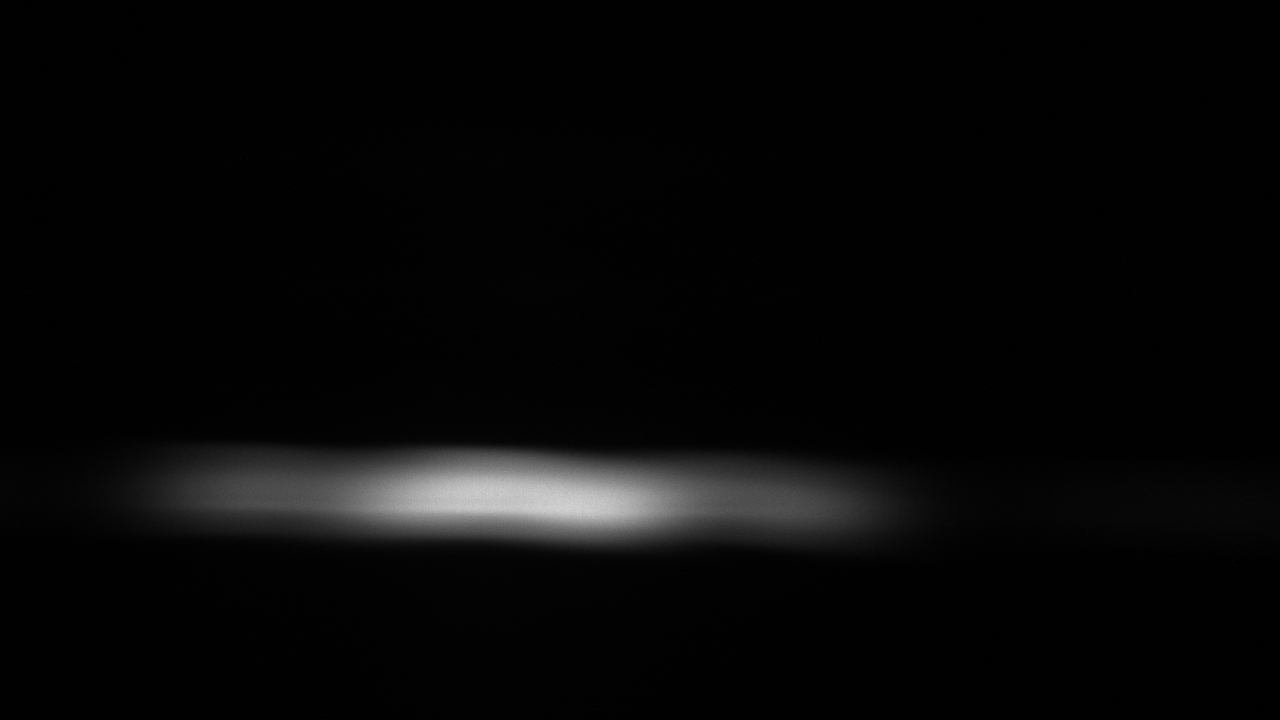
#> input picture 03_Interferometer/data/Versuch04/4_13.jpg, 1280 x 720 px, found by its file name; its folder holds only this picture in this run
$ python auswertung04.py
#> lines starting #> are read from the running program, lines starting #| are printed output that depends on the picture
### 03_Interferometer/lib.py
import cv2
import numpy as np
import matplotlib.pyplot as plt
from matplotlib.patches import Rectangle
from scipy.signal import find_peaks

def slit_measure_to_mm(measure:tuple, zero=0.15):
    turns, ticks = measure
    return turns*0.5 + ticks*0.01 - zero

# [65 lines left out: functions analyze_interference_image, clac_contrast, not called in this run]

### 03_Interferometer/auswertung04.py
import numpy as np
import os
import cv2
import matplotlib.pyplot as plt
from lib import slit_measure_to_mm
from matplotlib.patches import Rectangle
import scienceplots

plt.style.use('science')
plt.rcParams.update({'font.size': 14})

folder = "03_Interferometer/data/Versuch04/"
ROI = (50, 425, 950, 130)
slit_width = [(4,35), (3,5), (1,4)]
slit_width = np.array(list(map(slit_measure_to_mm, slit_width)))
delta_width = 0.1 #mm

d_dist = np.array([0.13, 0.23, 0.43]) #mm
lam = 0.000633 #mm
f1 = 300 #mm

image_files = sorted([
    f for f in os.listdir(folder)
    if f.lower().endswith((".jpg", ".jpeg", ".png"))
])

fig, axes = plt.subplots(1, 3, figsize=(10, 3))

for i, filename in enumerate(image_files):
    ax_img = axes[i]
    img = cv2.imread(os.path.join(folder, filename), cv2.IMREAD_GRAYSCALE)
#> img is the input picture: shape (720, 1280); min 0, max 213, mean 7.5

    # ROI & Profil
    x, y, w, h = ROI
    roi = img[y:y+h, x:x+w] #type: ignore
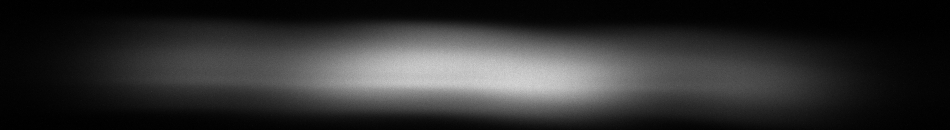
#> roi: shape (130, 950); min 0, max 213, mean 46.8

    ax_img.imshow(img, cmap="gray", aspect="auto")
    ax_img.add_patch(Rectangle((x, y), w, h,
                            edgecolor="red", facecolor="none",
                            linewidth=0.9, linestyle='--'))
    ax_img.set_title(rf"$d = {d_dist[i]:.2f}\,\mathrm{{mm}}$", fontsize=16)
    ax_img.axis("off")

plt.tight_layout()
plt.show()
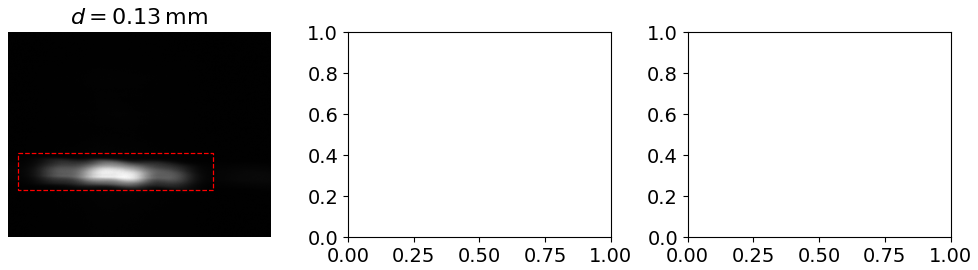
#> figure drawn by matplotlib, 1 panel

w_theo = lambda d : f1*lam/d
d_plot = np.linspace(0.1, 0.8, 1000)
print(slit_width)
fig,ax = plt.subplots(1,1,figsize=(6,4))
ax.errorbar(
    d_dist,
    slit_width,
    yerr=delta_width,
    marker='d',
    linestyle='none',
    capsize=5,
    color='crimson',
    label="Messdaten"
)

ax.plot(
    d_plot,
    w_theo(d_plot),
    'b-',
    label=r"Theorie: $w(d) = f_1\lambda / d$"
)

ax.set_xlabel(r"Spaltabstand $d$ / mm", fontsize=16)
ax.set_ylabel(r"Breite $w$ / mm", fontsize=16)

ax.grid(True)
ax.legend(fontsize=16, frameon=True)

plt.tight_layout()
plt.show()
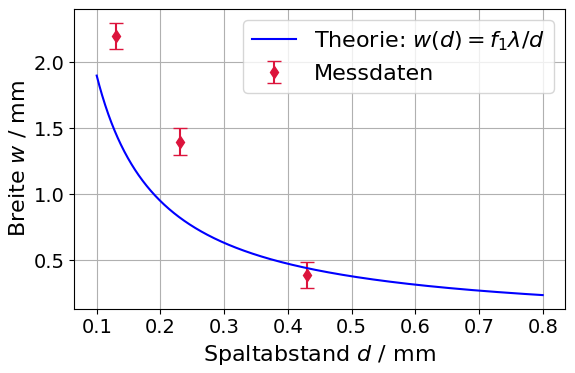
#> figure drawn by matplotlib, 1 panel
